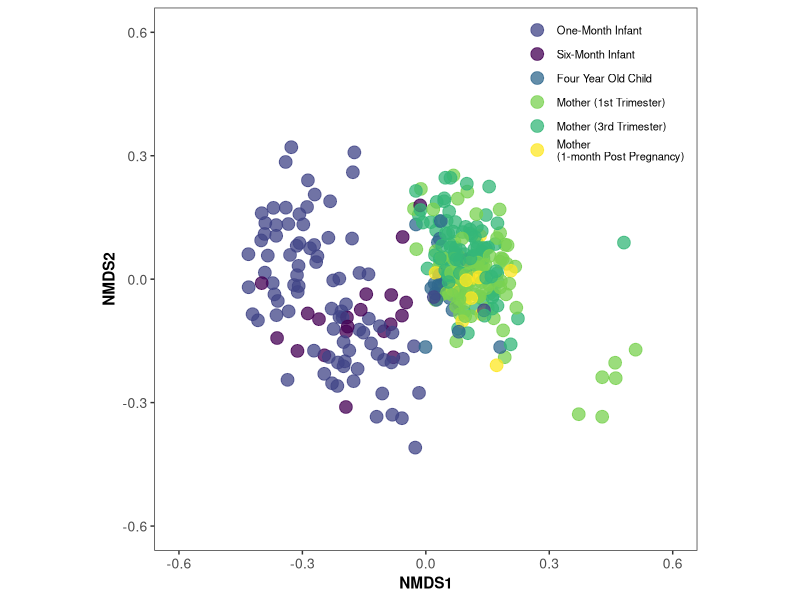

The R source for this figure:
### Add the third graph to be used in presentation (but first in order)
### Using NMDS to visualize beta-diversity differences
### Marc Sze


# Load needed libraries
library(tidyverse)
library(viridis)

# Load needed data
nmds_data <- read_csv("data/process/tables/nmds_data.csv")
meta_data <- read_csv("data/process/Koren2012_Metadata.csv")


# Munge the data into the variables of interest
graph_data <- meta_data %>% 
  inner_join(nmds_data, by = "DATA_ID") %>% 
  rename(age_group = TIME_OF_SAMPLING, nmds1 = NMDS1, nmds2 = NMDS2) %>% 
  select(age_group, nmds1, nmds2)

# Create NMDS graph
nmds_graph <- graph_data %>% 
  mutate(age_group = factor(age_group, 
                            levels = c("1_month_old", "6_month_old", "4_years_old", "1st_tri", 
                                       "3rd_tri", "1_month_post"), 
                            labels = c("One-Month Infant", "Six-Month Infant", "Four Year Old Child", 
                                       "Mother (1st Trimester)", "Mother (3rd Trimester)", 
                                       "Mother\n(1-month Post Pregnancy)"))) %>% 
  ggplot(aes(x=nmds1, y=nmds2, color=age_group)) + 
  geom_point(size = 4, alpha = 0.75) + theme_bw() + coord_equal() + 
  ylim(-0.6, 0.6) + xlim(-0.6, 0.6) + 
  scale_color_manual(name = "", values = c('#414487FF', '#440154FF', '#31688EFF', '#7AD151FF', 
                                '#35B779FF', '#FDE725FF')) + 
  labs(x = "NMDS1", y = "NMDS2") + 
  theme(axis.title = element_text(face = "bold"), 
        panel.grid.major = element_blank(), 
        panel.grid.minor = element_blank(),
        legend.position = c(0.83, 0.87),
        legend.key = element_blank(), 
        legend.text = element_text(size = 8),
        legend.background = element_blank(), 
        axis.text = element_text(size = 10))

# Write out the figure
ggsave("results/figures/nmds_figure.tiff", nmds_graph, width = 6, height = 6, dpi = 300)















